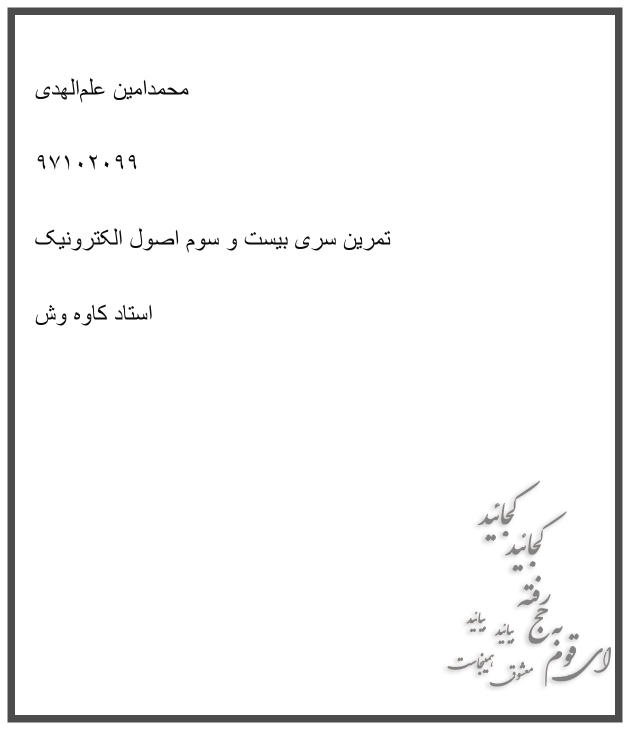
#> input picture example.jpg, 1260 x 1460 px (shown at 1/2 size)
$ python -i page_detector.py   (imports and definitions only)
#> lines starting #> are read from the running program, lines starting #| are printed output that depends on the picture; after the words box and inside, x2 and y2 are one past the last pixel; in counts of white or black regions, pixels touching at a corner belong together
#> further down, picture is the input picture: shape (1460, 1260, 3); mean B, G, R 245.3, 245.3, 245.3
### pyimagesearch.py
#!/usr/bin/env python3
# -*- coding: utf-8 -*-
"""
Created on Thu Oct  8 21:18:14 2020

@author: mohammadamin alamalhoda
"""
# import the necessary packages
import numpy as np
import cv2
def order_points(pts):
	# initialzie a list of coordinates that will be ordered
	# such that the first entry in the list is the top-left,
	# the second entry is the top-right, the third is the
	# bottom-right, and the fourth is the bottom-left
	rect = np.zeros((4, 2), dtype = "float32")
	# the top-left point will have the smallest sum, whereas
	# the bottom-right point will have the largest sum
	s = pts.sum(axis = 1)
	rect[0] = pts[np.argmin(s)]
	rect[2] = pts[np.argmax(s)]
	# now, compute the difference between the points, the
	# top-right point will have the smallest difference,
	# whereas the bottom-left will have the largest difference
	diff = np.diff(pts, axis = 1)
	rect[1] = pts[np.argmin(diff)]
	rect[3] = pts[np.argmax(diff)]
	# return the ordered coordinates
	return rect


def four_point_transform(image, pts):
	# obtain a consistent order of the points and unpack them
	# individually
	rect = order_points(pts)
	(tl, tr, br, bl) = rect
	# compute the width of the new image, which will be the
	# maximum distance between bottom-right and bottom-left
	# x-coordiates or the top-right and top-left x-coordinates
	widthA = np.sqrt(((br[0] - bl[0]) ** 2) + ((br[1] - bl[1]) ** 2))
	widthB = np.sqrt(((tr[0] - tl[0]) ** 2) + ((tr[1] - tl[1]) ** 2))
	maxWidth = max(int(widthA), int(widthB))
	# compute the height of the new image, which will be the
	# maximum distance between the top-right and bottom-right
	# y-coordinates or the top-left and bottom-left y-coordinates
	heightA = np.sqrt(((tr[0] - br[0]) ** 2) + ((tr[1] - br[1]) ** 2))
	heightB = np.sqrt(((tl[0] - bl[0]) ** 2) + ((tl[1] - bl[1]) ** 2))
	maxHeight = max(int(heightA), int(heightB))
	# now that we have the dimensions of the new image, construct
	# the set of destination points to obtain a "birds eye view",
	# (i.e. top-down view) of the image, again specifying points
	# in the top-left, top-right, bottom-right, and bottom-left
	# order
	dst = np.array([
		[0, 0],
		[maxWidth - 1, 0],
		[maxWidth - 1, maxHeight - 1],
		[0, maxHeight - 1]], dtype = "float32")
	# compute the perspective transform matrix and then apply it
	M = cv2.getPerspectiveTransform(rect, dst)
	warped = cv2.warpPerspective(image, M, (maxWidth, maxHeight))
	# return the warped image
	return warped

### page_detector.py
#!/usr/bin/env python3
# -*- coding: utf-8 -*-
"""
Created on Mon Oct 12 23:27:54 2020

@author: mohammadamin alamalhoda
"""
# Import necessary libraries
from pyimagesearch import four_point_transform
import cv2
import imutils

def page_detect(image):
    # load the image and compute the ratio of the old height
    # to the new height, clone it, and resize it
    #image = cv2.copyMakeBorder(image, 10, 10, 10, 10, cv2.BORDER_CONSTANT)
    ratio = image.shape[0] / 500.0
#> ratio = 2.92
    orig = image.copy()
    image = imutils.resize(image, height = 500)
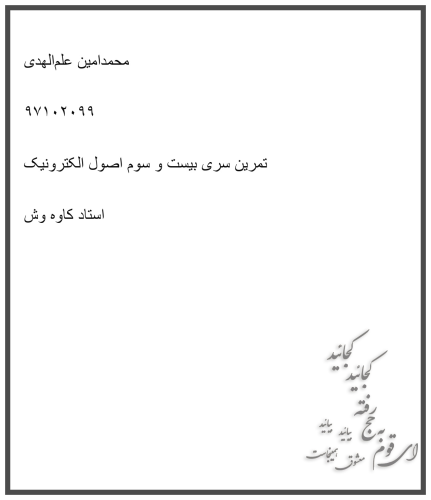
#> image: shape (500, 431, 3); mean of channels 0, 1, 2 245.3, 245.3, 245.3; drawn as B, G, R
    # convert the image to grayscale, blur it, and find edges
    # in the image
    gray = cv2.cvtColor(image, cv2.COLOR_BGR2GRAY)
    gray = cv2.GaussianBlur(gray, (5, 5), 0)
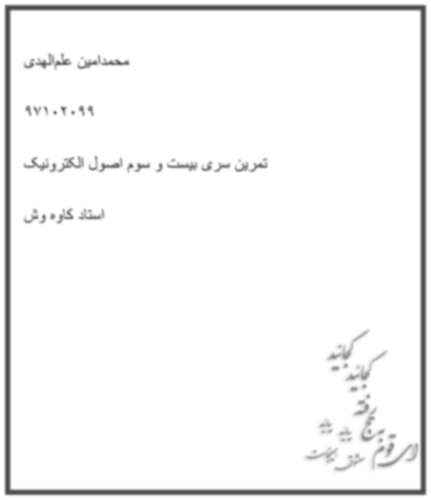
#> gray: shape (500, 431); min 76, max 255, mean 245.3
    edged = cv2.Canny(gray, 75, 200)
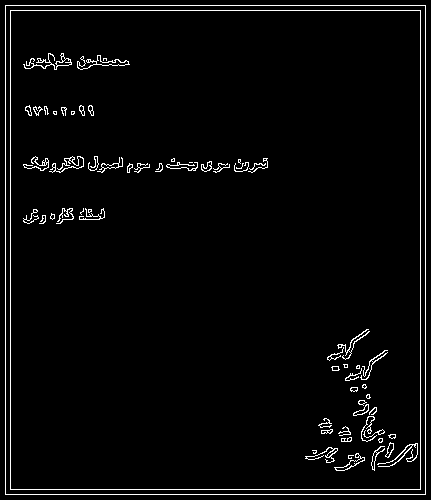
#> edged: shape (500, 431); 3.1% white in thin lines or dots
    # find the contours in the edged image, keeping only the
    # largest ones, and initialize the screen contour
    cnts = cv2.findContours(edged.copy(), cv2.RETR_LIST, cv2.CHAIN_APPROX_SIMPLE)
#> cnts = 122 contours, 78 with area under 20; largest, box (x1, y1, x2, y2) and area: (5, 5, 426, 495) 205380, (5, 5, 426, 495) 205378, (10, 10, 421, 490) 196390, (10, 10, 421, 490) 196388, (77, 55, 130, 70) 160
    cnts = imutils.grab_contours(cnts)
    cnts = sorted(cnts, key = cv2.contourArea, reverse = True)[:5]
#> cnts = 5 contours; box (x1, y1, x2, y2) and area: (5, 5, 426, 495) 205380, (5, 5, 426, 495) 205378, (10, 10, 421, 490) 196390, (10, 10, 421, 490) 196388, (77, 55, 130, 70) 160
    # loop over the contours
    for c in cnts:
    	# approximate the contour
    	peri = cv2.arcLength(c, True)
    	approx = cv2.approxPolyDP(c, 0.02 * peri, True)
    	# if our approximated contour has four points, then we
    	# can assume that we have found our screen
    	if len(approx) == 4:
    		screenCnt = approx
    		break
#> this loop made 1 pass
#> (peri, screenCnt) on pass 1: (1818, [[5, 5], [5, 494], [425, 494], [425, 5]])
    # show the contour (outline) of the piece of paper

    try:

        screenCnt = screenCnt
        # [12 lines of commented-out code are left out]

        warped = four_point_transform(orig, screenCnt.reshape(4, 2) * ratio)
#> in order_points, `s = pts.sum(axis = 1)`: s = [29.2, 1457.1, 2683.5, 1255.6]
#> in order_points, `diff = np.diff(pts, axis = 1)`: diff = [0, 1427.9, 201.5, -1226.4]
#> in four_point_transform, `rect = order_points(pts)`: rect = [[14.6, 14.6], [1241, 14.6], [1241, 1442.5], [14.6, 1442.5]]
#> in four_point_transform, `(tl, tr, br, bl) = rect`: tl = [14.6, 14.6]; tr = [1241, 14.6]; br = [1241, 1442.5]; bl = [14.6, 1442.5]
#> in four_point_transform, `widthA = np.sqrt(((br[0] - bl[0]) ** 2) + ((br[1] - bl[1]) ** 2))`: widthA = 1226.4
#> in four_point_transform, `maxWidth = max(int(widthA), int(widthB))`: maxWidth = 1226
#> in four_point_transform, `heightA = np.sqrt(((tr[0] - br[0]) ** 2) + ((tr[1] - br[1]) ** 2))`: heightA = 1427.9
#> in four_point_transform, `maxHeight = max(int(heightA), int(heightB))`: maxHeight = 1427
#> in four_point_transform, `dst = np.array([ [0, 0], [maxWidth - 1, 0], [maxWidth - 1, maxHeight -..`: dst = [[0, 0], [1225, 0], [1225, 1426], [0, 1426]]
#> in four_point_transform, `M = cv2.getPerspectiveTransform(rect, dst)`: M = [[0.999, -4.76e-19, -14.58], [1.43e-18, 0.999, -14.58], [-6.09e-20, -1.02e-21, 1]]
#> in four_point_transform, `warped = cv2.warpPerspective(image, M, (maxWidth, maxHeight))`:
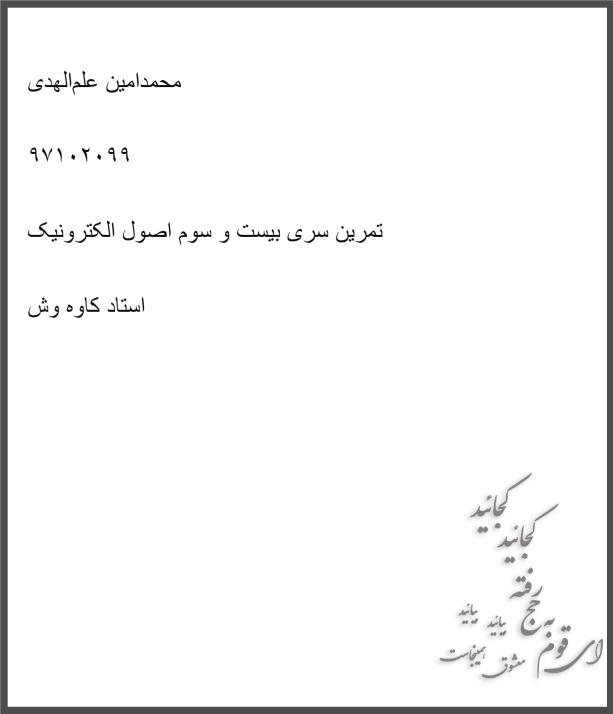
#> warped: shape (1427, 1226, 3) (shown at 1/2 size); mean B, G, R 245.4, 245.4, 245.4
        return warped

    except:
        return orig


>>> import cv2
>>> picture = cv2.imread('example.jpg')
>>> result = page_detect(picture)

$ run again, on EyGhom.jpg
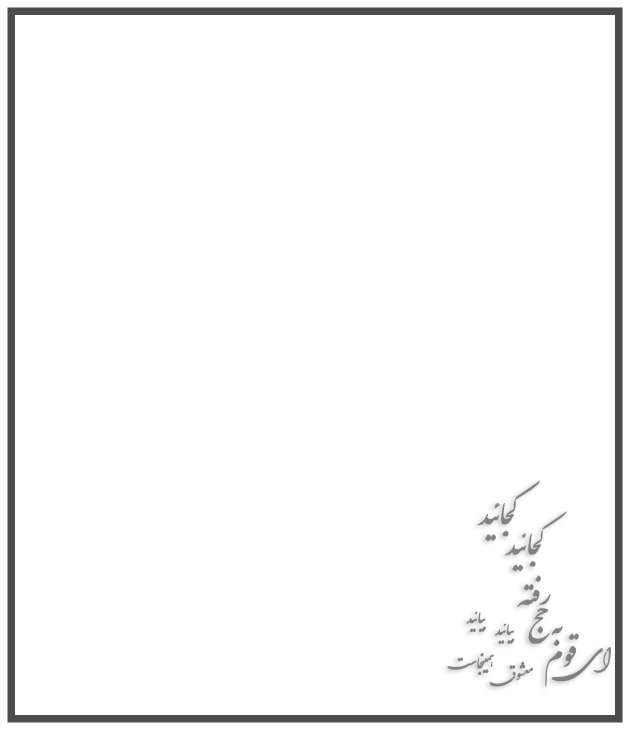
#> input picture EyGhom.jpg, 1260 x 1460 px (shown at 1/2 size)
#> picture is the input picture: shape (1460, 1260, 3); mean B, G, R 246.5, 246.5, 246.5
#> in page_detect, `edged = cv2.Canny(gray, 75, 200)`:
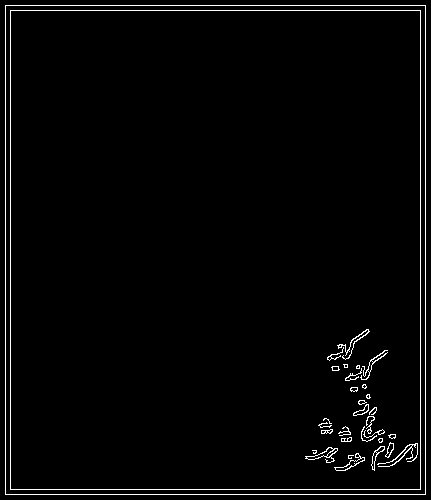
#> edged: shape (500, 431); 2.3% white in thin lines or dots
#> in page_detect, `cnts = cv2.findContours(edged.copy(), cv2.RETR_LIST, cv2.CHAIN_APPROX_..`: cnts = 61 contours, 32 with area under 20; largest, box (x1, y1, x2, y2) and area: (5, 5, 426, 495) 205380, (5, 5, 426, 495) 205378, (10, 10, 421, 490) 196390, (10, 10, 421, 490) 196388, (305, 447, 338, 463) 145
#> in page_detect, `cnts = sorted(cnts, key = cv2.contourArea, reverse = True)[:5]`: cnts = 5 contours; box (x1, y1, x2, y2) and area: (5, 5, 426, 495) 205380, (5, 5, 426, 495) 205378, (10, 10, 421, 490) 196390, (10, 10, 421, 490) 196388, (305, 447, 338, 463) 145
#> the loop in page_detect, `for c in cnts:` made 1 pass
#> (peri, screenCnt) on pass 1: (1818, [[5, 5], [5, 494], [425, 494], [425, 5]])
#> s = [29.2, 1457.1, 2683.5, 1255.6]
#> diff = [0, 1427.9, 201.5, -1226.4]
#> rect = [[14.6, 14.6], [1241, 14.6], [1241, 1442.5], [14.6, 1442.5]]
#> tl = [14.6, 14.6]; tr = [1241, 14.6]; br = [1241, 1442.5]; bl = [14.6, 1442.5]
#> widthA = 1226.4
#> maxWidth = 1226
#> heightA = 1427.9
#> maxHeight = 1427
#> dst = [[0, 0], [1225, 0], [1225, 1426], [0, 1426]]
#> M = [[0.999, -4.76e-19, -14.58], [1.43e-18, 0.999, -14.58], [-6.09e-20, -1.02e-21, 1]]
#> in four_point_transform, `warped = cv2.warpPerspective(image, M, (maxWidth, maxHeight))`:
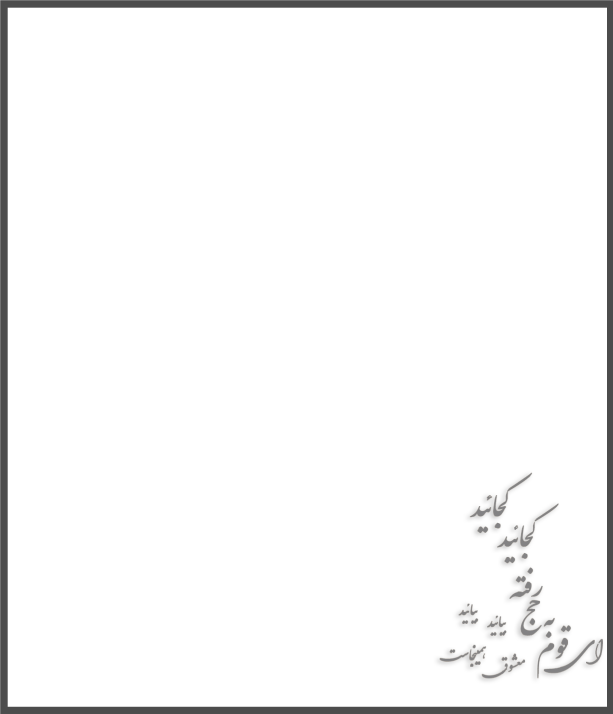
#> warped: shape (1427, 1226, 3) (shown at 1/2 size); mean B, G, R 246.7, 246.7, 246.7
